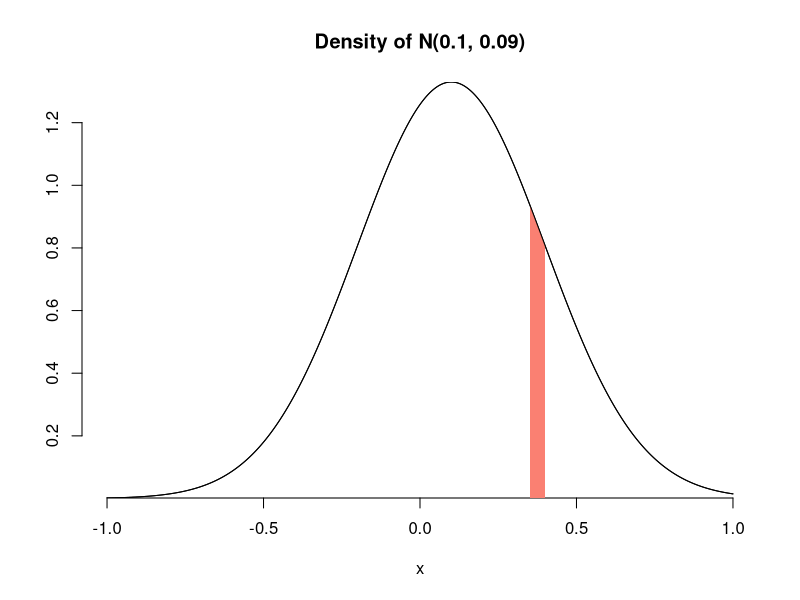
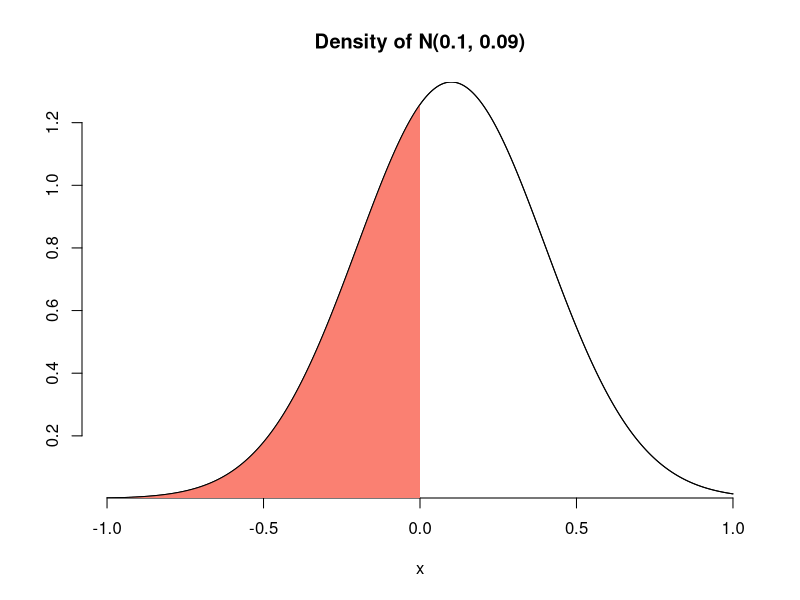
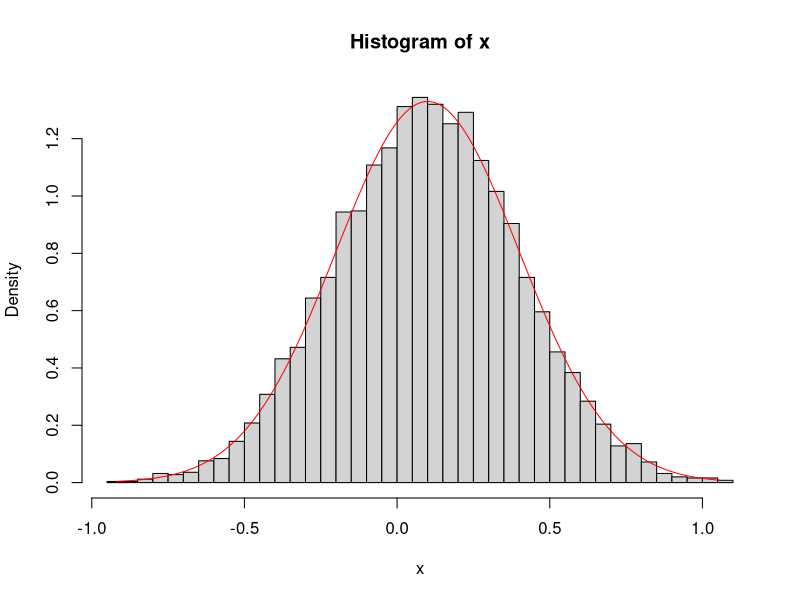
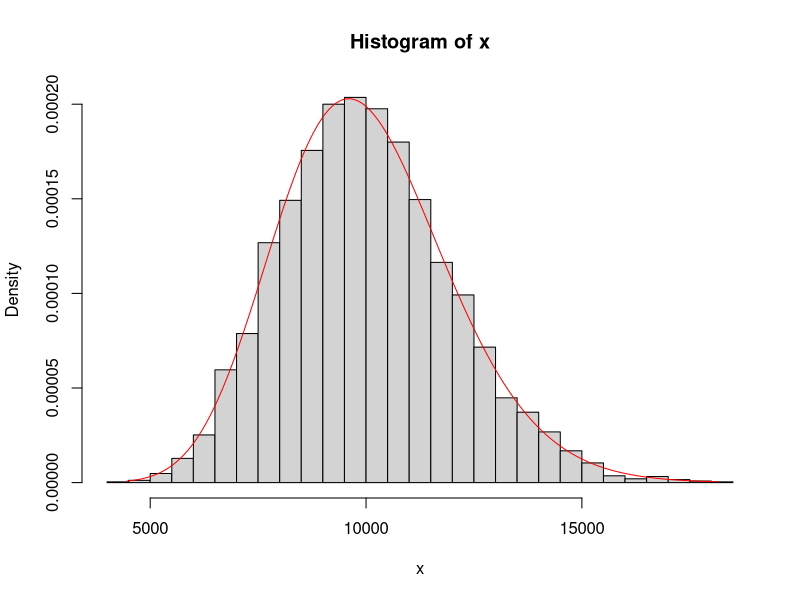
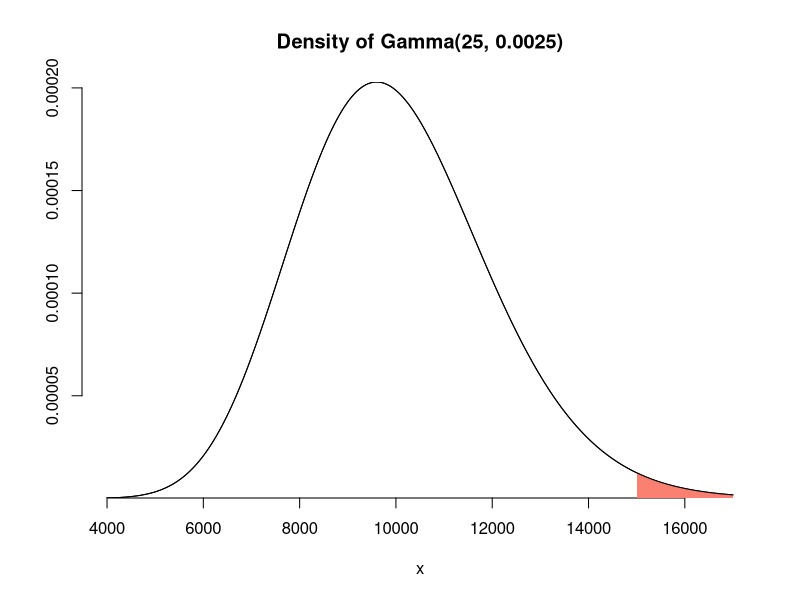

Write R code to recreate these figures, in order.
## ---- chunk 1
pnorm(0.4, 0.1, 0.3) - pnorm(0.35, 0.1, 0.3)
## ---- chunk 2
#| echo: false
#| fig-align: center
curve(dnorm(x, 0.1, 0.3), from = -1, to = 1, n = 1000, bty = "n", yaxs = "i", ylab = "",
      main = "Density of N(0.1, 0.09)")
x_grid <- seq(0.35, 0.4, length.out = 100)
polygon(c(x_grid, rev(x_grid)), c(numeric(100), dnorm(rev(x_grid), 0.1, 0.3)),
        col = "salmon", border = NA)
curve(dnorm(x, 0.1, 0.3), from = -1, to = 1, n = 1000, add = TRUE)
## ---- chunk 3
pnorm(0, 0.1, 0.3)
## ---- chunk 4
#| echo: false
#| fig-align: center
curve(dnorm(x, 0.1, 0.3), from = -1, to = 1, n = 1000, bty = "n", yaxs = "i", ylab = "",
      main = "Density of N(0.1, 0.09)")
x_grid <- seq(-1, 0, length.out = 1000)
polygon(c(x_grid, rev(x_grid)), c(numeric(1000), dnorm(rev(x_grid), 0.1, 0.3)),
        col = "salmon", border = NA)
curve(dnorm(x, 0.1, 0.3), from = -1, to = 1, n = 1000, add = TRUE)
## ---- chunk 5
set.seed(1234)
n <- 5000
x <- rnorm(n, 0.1, 0.3)

mean(x) # should be close to 0.1
sd(x) # should be close to 0.3
mean(x <= 0) # should be close to answer from Task 3
## ---- chunk 6
hist(x, breaks = "Scott", freq = FALSE)
curve(dnorm(x, mean = 0.1, sd = 0.3), 
      from = min(x), to = max(x), n = 1000, add = TRUE, col = "red")
## ---- chunk 7
set.seed(1234)
n <- 5000
x <- rgamma(n, 25, rate = 0.0025)
hist(x, breaks = "Scott", freq = FALSE)
curve(dgamma(x, 25, rate = 0.0025), 
      from = min(x), to = max(x), n = 1000, add = TRUE, col = "red")
## ---- chunk 8
mean(x) # should be close to 10000
sd(x) # should be close to 2000
## ---- chunk 9
1 - pgamma(15000, 25, rate = 0.0025)
mean(x > 15000)
## ---- chunk 10
#| echo: false
#| fig-align: center
curve(dgamma(x, 25, rate = 0.0025), from = 4000, to = 17000, n = 5000, bty = "n", yaxs = "i", ylab = "",
      main = "Density of Gamma(25, 0.0025)")
x_grid <- seq(15000, 17000, length.out = 1000)
polygon(c(x_grid, rev(x_grid)), c(numeric(1000), dgamma(rev(x_grid), 25, rate = 0.0025)),
        col = "salmon", border = NA)
curve(dgamma(x, 25, rate = 0.0025), from = 4000, to = 17000, n = 5000, add = TRUE)
